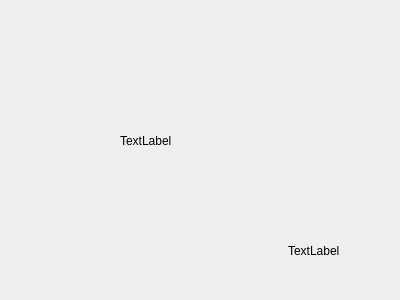
<?xml version="1.0" encoding="UTF-8"?>
<ui version="4.0">
 <class>Form</class>
 <widget class="QWidget" name="Form">
  <property name="geometry">
   <rect>
    <x>0</x>
    <y>0</y>
    <width>400</width>
    <height>300</height>
   </rect>
  </property>
  <property name="windowTitle">
   <string>Form</string>
  </property>
  <widget class="QWidget" name="widget" native="true">
   <property name="geometry">
    <rect>
     <x>50</x>
     <y>50</y>
     <width>301</width>
     <height>201</height>
    </rect>
   </property>
   <widget class="QLabel" name="label_2">
    <property name="geometry">
     <rect>
      <x>70</x>
      <y>20</y>
      <width>181</width>
      <height>141</height>
     </rect>
    </property>
    <property name="text">
     <string>TextLabel</string>
    </property>
   </widget>
  </widget>
  <widget class="QLabel" name="label">
   <property name="geometry">
    <rect>
     <x>288</x>
     <y>225</y>
     <width>71</width>
     <height>51</height>
    </rect>
   </property>
   <property name="text">
    <string>TextLabel</string>
   </property>
  </widget>
 </widget>
 <resources/>
 <connections/>
</ui>
